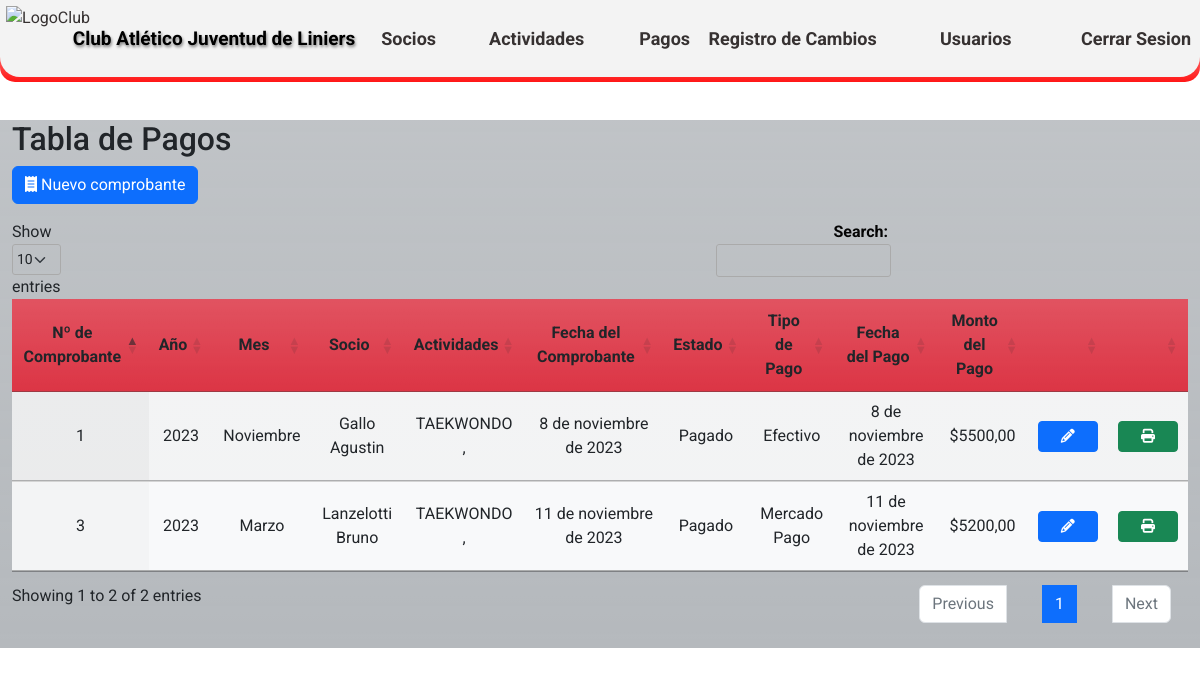
/pagos/ (signed in), run on an earlier commit of the app's database.
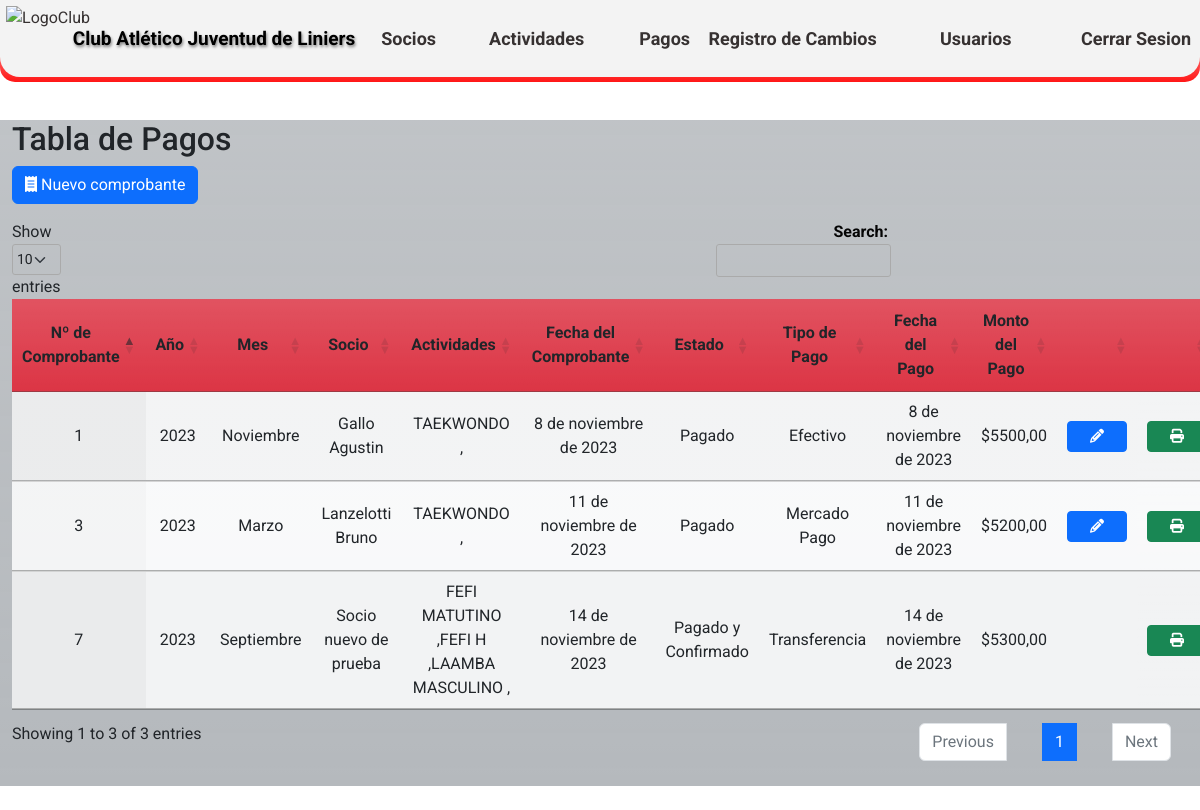
And on a later commit of the database.
### CAJL/aplications/payments/models.py (models this page shows, shortened)
class payments (models.Model):
    EST_CHOICES =(
        ('0','Pagado'),
        ('1','Pago Parcial'),
        ('2','Pagado y Confirmado'),
        ('3', 'No Definido'),
    )
    TIP_CHOICES =(
        ('0','Efectivo'),
        ('1','Mercado Pago'),
        ('2','Transferencia'),
        ('3','No Definido'),
    )
    MES_CHOICES =(
        ('0', 'Enero'),
        ('1', 'Febrero'),
        ('2', 'Marzo'),
        ('3', 'Abril'),
        ('4', 'Mayo'),
        ('5', 'Junio'),
        ('6', 'Julio'),
        ('7', 'Agosto'),
        ('8', 'Septiembre'),
        ('9', 'Octubre'),
        ('10', 'Noviembre'),
        ('11', 'Diciembre'),
    )
    fecha_comprobante = models.DateField('Fecha del comprobante', null=True)
    anio = models.IntegerField('Año facturado', blank=True)
    mes = models.CharField('Mes facturado',max_length=2,choices=MES_CHOICES, blank=True)
    socio = models.ForeignKey(partners, on_delete=models.CASCADE)
    actividades = models.ManyToManyField(activities)
    observacion = models.CharField('Observación',max_length=50, blank=True)
    estado = models.CharField('Estado',max_length=1, choices=EST_CHOICES)
    tipo_pago = models.CharField('Tipo de pago',max_length=1, choices=TIP_CHOICES)
    nombre_quien_paga = models.CharField ('Nombre de la persona que paga', max_length=30, blank=True)
    fecha_pago = models.DateField ('Fecha del pago',null=True, blank=True)
    monto_pago = models.DecimalField('Monto del pago',max_digits=10, decimal_places=2)
    user = models.ForeignKey(User, on_delete=models.CASCADE)
    class Meta:
        verbose_name = 'Pago'
        verbose_name_plural = 'Pagos del club'
        ordering = ['-fecha_comprobante']

### CAJL/aplications/partners/models.py (models this page shows, shortened)
class partners (models.Model):
    nombre_completo = models.CharField('Nombre completo', max_length=50, validators=[letters_only_validator], blank=True, null=True)
    dni = models.IntegerField('DNI',blank=True, null=True)
    fecha_nacimiento = models.DateField('Fecha de nacimiento',blank=True, null=True)
    direccion = models.CharField('Dirección', max_length=50, blank=True, null=True)
    DISTRICT_CHOICES = location.LOC_CHOICES
    distrito = models.CharField('Distrito',max_length=2, choices=DISTRICT_CHOICES, blank=True, null=True)
    localidad = models.ForeignKey(location, on_delete=models.CASCADE, blank=True, null=True)
    telefono1 = models.CharField('Teléfono 1',max_length=15, blank=True, null=True)
    telefono2 = models.CharField('Teléfono 2',max_length=15,blank=True, null=True)
    actividades = models.ManyToManyField(activities)
    correo = models.EmailField('Email',max_length=40,blank=True, null=True)
    descripcion = models.CharField('Descripción',max_length=50, blank=True, null=True)
    apto_fisico = models.BooleanField('Apto físico',default=False)
    fecha_emisión_apto_físico = models.DateField ('Fecha de emisión del apto físico',blank=True, null=True)
    fecha_emisión_fichaje = models.DateField ('Fecha de emisión del fichaje',blank=True, null=True)
    compite = models.BooleanField('Fichado',default=False)
    socio_activo = models.BooleanField('Socio activo',default=False)
    user = models.ForeignKey(User, on_delete=models.CASCADE)
    class Meta:
        verbose_name = 'Socio'
        verbose_name_plural = 'Socios del club'
        ordering = ['id']

### CAJL/aplications/activities/models.py (models this page shows, shortened)
class activities (models.Model):
    ACTIV_CHOICES =(
        ('0', 'Mensual'),
        ('1', 'Porcentaje'),
        ('2', 'Alquiler'),
    )
    nombre_actividad = models.CharField ('Nombre de la actividad',max_length=30)
    tipo_actividad = models.CharField('Tipo de cobro de la actividad',max_length=2, choices=ACTIV_CHOICES, default='0')
    descripcion = models.CharField('Descripción', max_length=50, blank=True)
    user = models.ForeignKey(User, on_delete=models.CASCADE)
    class Meta:
        verbose_name = 'Actividad'
        verbose_name_plural = 'Actividades del club'
        ordering = ['id']

### CAJL/aplications/payments/views.py (the view)
# urls.py: path('pagos/', views.payments_list, name='payments_list'),
@login_required
def payments_list(request):
    payments_data = payments.objects.all()
    context = {'payments_data': payments_data}
    return render(request, 'payments/payments_list.html', context)

### templates/payments/payments_list.html (shortened to what this page needs)
{% extends 'loginregister/base.html' %}
{% block content %}
{% load static %}
<!DOCTYPE html>
<html>
<head>
    <link rel="stylesheet" type="text/css" href={% static 'css/Estilos_DT.css' %} media="screen">
    <link rel="stylesheet" href="https://cdnjs.cloudflare.com/ajax/libs/font-awesome/6.2.0/css/all.min.css"/>
    <link rel="stylesheet" type="text/css" href="https://cdn.datatables.net/1.10.25/css/jquery.dataTables.min.css">
</head>
<body>
    <br>
    <br>
    <br>
    <br>
    <div class="container h-60 my-4">
        <div class="row">
            <div class="col-xl-12 bg-secondary bg-gradient bg-opacity-50">
                <h2>Tabla de Pagos</h2>
                <div class="row mb-3">
                    <div class="col-md-6">
                        <button id="btn_Comprobante" class="btn btn-primary"><i class="fa-solid fa-receipt"></i></i> Nuevo comprobante</button>
                    </div>
                </div>
            <table id="payments-table" class="display table table-striped">
                <thead>
                    <tr class="bg-danger bg-gradient">
                        <th class="centered bg-danger bg-gradient">Nº de Comprobante</th>
                        <th class="centered bg-danger bg-gradient">Año</th>
                        <th class="centered bg-danger bg-gradient">Mes</th>
                        <th class="centered bg-danger bg-gradient">Socio</th>
                        <th class="centered bg-danger bg-gradient">Actividades</th>
                        <th class="centered bg-danger bg-gradient">Fecha del Comprobante</th>
                        <th class="centered bg-danger bg-gradient">Estado</th>
                        <th class="centered bg-danger bg-gradient">Tipo de Pago</th>
                        <th class="centered bg-danger bg-gradient">Fecha del Pago</th>
                        <th class="centered bg-danger bg-gradient">Monto del Pago</th>
                        <th class="centered bg-danger bg-gradient"></th>
                        <th class="centered bg-danger bg-gradient"></th>
                    </tr>
                </thead>
                <tbody class="bg-light bg-gradient">
                        {% for payment in payments_data %}
                    <tr>
                        <td class="centered">{{ payment.id}}</td>
                        <td class="centered">{{ payment.anio}}</td>
                        <td class="centered">{{ payment.get_mes_display}}</td>
                        <td class="centered">{{ payment.socio.nombre_completo }}</td>
                        <td class="centered">{% for actividad in payment.actividades.all %}{{ actividad.nombre_actividad }} ,{% endfor %}</td>
                        <td class="centered">{{ payment.fecha_comprobante }}</td>
                        <td class="centered">{{ payment.get_estado_display }}</td>
                        <td class="centered">{{ payment.get_tipo_pago_display }}</td>
                        <td class="centered">{{ payment.fecha_pago }}</td>
                        <td class="centered">${{ payment.monto_pago }}</td>
                        <td class="centered">
                            {% if payment.estado != '2' %}
                                <a href={% url 'detalles_comprobante' payments_id=payment.id %} class="btn btn-sm btn-primary btn-custom-width">
                                    <i class="fas fa-pencil-alt"></i>
                                </a>
                            {% endif %}
                        </td>
                        <td class="centered">
                            <a href={% url 'imprimir_comprobante' payments_id=payment.id %} class="btn btn-sm btn-success btn-custom-width">
                                <i class="fas fa-print"></i>
                            </a>
                        </td>
                    </tr>
                        {% endfor %}
                </tbody>
            </table>
        </div>
    </div>
</div>
</body>
</html>
{% endblock %}

What changed in the data, as far as the page shows it:
added payments: id "7", anio "2023", mes "Septiembre", socio.nombre_completo "Socio nuevo de prueba", fecha_comprobante "14 de noviembre de 2023", estado "Pagado y Confirmado", tipo_pago "Transferencia", fecha_pago "14 de noviembre de 2023", monto_pago "5300,00"
now on this page (row unchanged): activities: nombre_actividad "FEFI MATUTINO", shown under "7"
now on this page (row unchanged): activities: nombre_actividad "FEFI H", shown under "7"
now on this page (row unchanged): activities: nombre_actividad "LAAMBA MASCULINO", shown under "7"
Also different on the page:
text written by a page script: "Show entries Search: Showing 1 to 2 of 2 entries Previous 1 Next" → "Show entries Search: Showing 1 to 3 of 3 entries Previous 1 Next"
